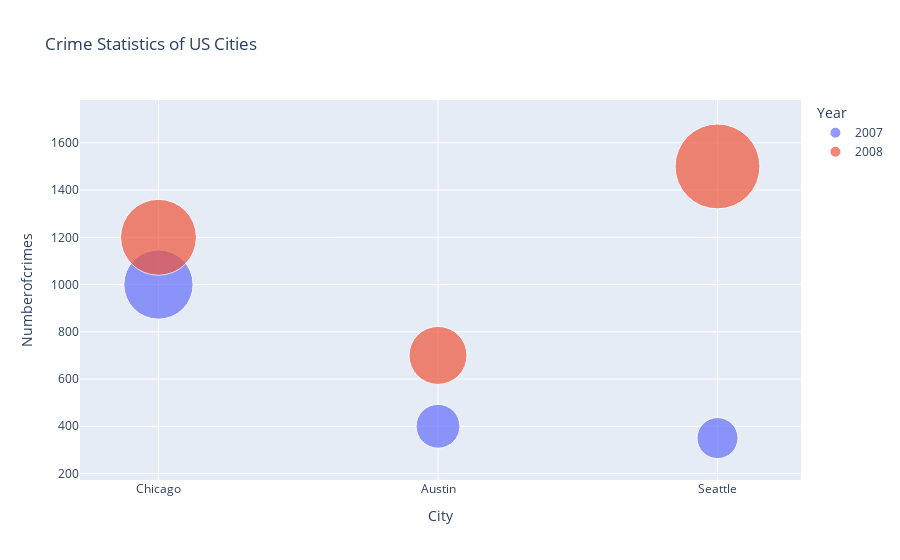

Source (notebook cell):
### Code cell
import pandas as pd
import plotly.express as px

# Define the data
crime_details = {
    'City' : ['Chicago', 'Chicago', 'Austin', 'Austin', 'Seattle', 'Seattle'],
    'Numberofcrimes' : [1000, 1200, 400, 700, 350, 1500],
    'Year' : ['2007', '2008', '2007', '2008', '2007', '2008'],
}

# Create DataFrame
df = pd.DataFrame(crime_details)

# Create a bubble chart
fig = px.scatter(df,
                 x="City",
                 y="Numberofcrimes",
                 size="Numberofcrimes",     # bubble size
                 color="Year",              # color by year
                 hover_name="City",
                 title="Crime Statistics of US Cities",
                 size_max=60)

fig.show()

### Figure 1 — Plotly figure (JSON) as saved in the notebook; plotly's stock layout.template omitted (floating-point values rounded to 4 significant figures)
{"data": [{"hovertemplate": "<b>%{hovertext}</b><br><br>Year=2007<br>City=%{x}<br>Numberofcrimes=%{marker.size}<extra></extra>", "hovertext": ["Chicago", "Austin", "Seattle"], "legendgroup": "2007", "marker": {"color": "#636efa", "size": [1000, 400, 350], "sizemode": "area", "sizeref": 0.4167, "symbol": "circle"}, "mode": "markers", "name": "2007", "orientation": "v", "showlegend": true, "type": "scatter", "x": ["Chicago", "Austin", "Seattle"], "xaxis": "x", "y": [1000, 400, 350], "yaxis": "y"}, {"hovertemplate": "<b>%{hovertext}</b><br><br>Year=2008<br>City=%{x}<br>Numberofcrimes=%{marker.size}<extra></extra>", "hovertext": ["Chicago", "Austin", "Seattle"], "legendgroup": "2008", "marker": {"color": "#EF553B", "size": [1200, 700, 1500], "sizemode": "area", "sizeref": 0.4167, "symbol": "circle"}, "mode": "markers", "name": "2008", "orientation": "v", "showlegend": true, "type": "scatter", "x": ["Chicago", "Austin", "Seattle"], "xaxis": "x", "y": [1200, 700, 1500], "yaxis": "y"}], "layout": {"autosize": true, "legend": {"itemsizing": "constant", "title": {"text": "Year"}, "tracegroupgap": 0}, "title": {"text": "Crime Statistics of US Cities"}, "xaxis": {"anchor": "y", "autorange": true, "domain": [0, 1], "range": [-0.4255, 2.459], "title": {"text": "City"}, "type": "category"}, "yaxis": {"anchor": "x", "autorange": true, "domain": [0, 1], "range": [-50.42, 2208.0], "title": {"text": "Numberofcrimes"}, "type": "linear"}}}
